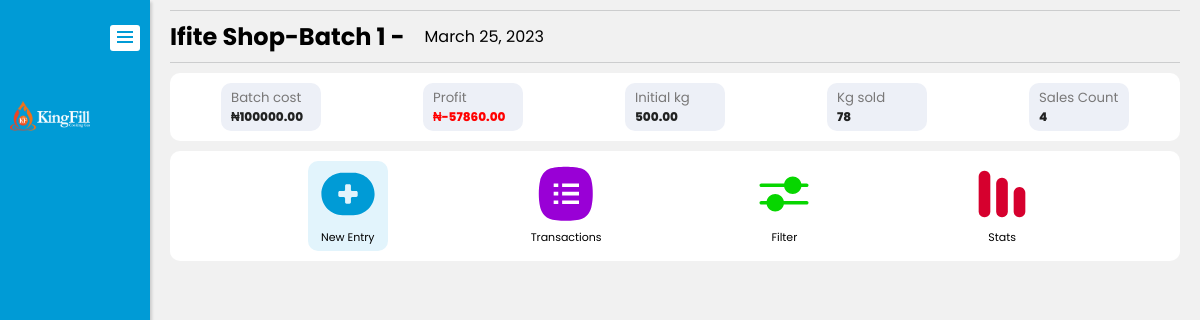
/shop/1/batch/1/sales (signed in), run on an earlier commit of the app's database.
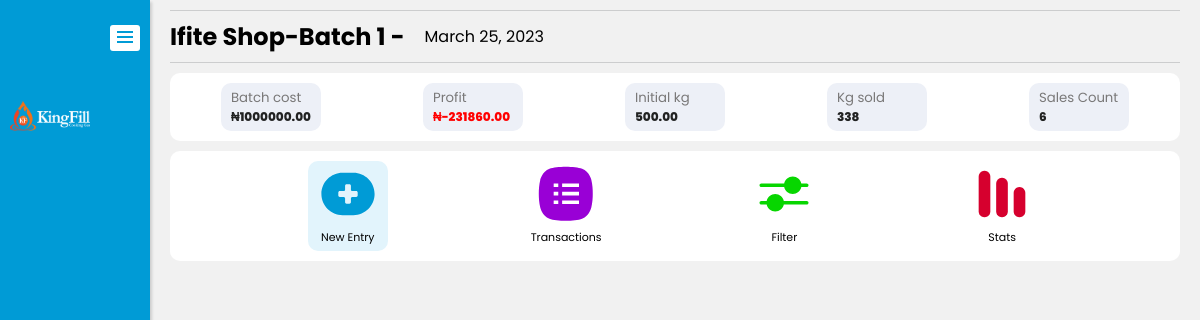
And on a later commit of the database.
### GasApp/models.py (models this page shows, shortened)
class Batch(models.Model):
    shop = models.ForeignKey(Shop, related_name='shop', on_delete=models.SET_NULL, null=True)
    batch_name = models.CharField(max_length=500, null=True, blank=True, default="Batch", unique=True)
    date_created = models.DateField(null=True, default=date.today)
    cost = models.DecimalField(null=True, max_digits=20, decimal_places=2)
    kg = models.DecimalField(null=True, max_digits=20, decimal_places=2)
    price_per_kg = models.DecimalField(null=True, blank=True, max_digits=20, decimal_places=2)
    vendor_name = models.CharField(max_length=500, null=True, blank=True)
    vendor_phone = models.CharField(max_length=500, null=True, blank=True)
    close_account = models.BooleanField(default=False)
    class Meta:
        ordering =['-date_created',]
        verbose_name_plural = "Batches"

class Shop(models.Model):
    user = models.OneToOneField(User, null=True, related_name = 'user', on_delete=models.SET_NULL)
    shop_name = models.CharField(max_length=500, null=True, blank=True, default="Shop 1", unique=True)
    date_created = models.DateField(null=True, default=date.today)
    location = models.CharField(max_length=500, null=True, blank=True)
    shop_manager = models.CharField(max_length=500, null=True, blank=True)
    manager_phone = models.CharField(max_length=500, null=True, blank=True)
    class Meta:
        ordering =['shop_name','date_created', 'id']

### GasApp/views.py (the view, shortened to what this page needs)
# urls.py: path('shop/<int:shop_id>/batch/<int:id>/sales', views.BatchSaleView.as_view(), name='batch-sales'),
class BatchSaleView(LoginRequiredMixin, ListView, FormView):
    model = Sale
    template_name = "batch_sale.html"
    paginate_by = 12
    form_class = SaleForm
    login_url = "GasApp:login"
    redirect_field_name = "redirect_to"
    def get_queryset(self):
        batch = get_object_or_404(Batch, id=self.kwargs.get('id'))
        return Sale.objects.filter(batch=batch).order_by('date').order_by('-id')
    def get(self, request, *args, **kwargs):
        self.object_list = self.get_queryset()
        context = super().get_context_data(**kwargs)
        batch = get_object_or_404(Batch, id=self.kwargs.get('id'))
        batch_sales = Sale.objects.filter(batch=batch).order_by('-date').order_by('-id')
        if batch_sales.last() == None:
            latest_date = date.today()
        else:
            latest_date = batch_sales.last().date
        latest_month = latest_date.strftime('%m')
        latest_day = latest_date.strftime('%d')
        date_request = request.GET.get('date-filter')
        if date_request == None:
            date_ = latest_date
            batch_data_date = Sale.objects.filter(batch=batch, date = date_).values()
        else:
            date_ = date_request
            batch_data_date = Sale.objects.filter(batch=batch, date = date_).values()
        batch_data_date_kg = batch_data_date.aggregate(Sum('kg'))['kg__sum']
        batch_data_date_price = batch_data_date.aggregate(Sum('price'))['price__sum']
        month_request = request.GET.get('month-filter')
        if month_request == None:
            month_ = latest_date.month
            year_ = latest_date.year
            batch_data_month = Sale.objects.filter(batch=batch, date__month = month_, date__year = year_).values()
        else:
            month_request_ = datetime.strptime(month_request, '%Y-%m')
            month_ = month_request_.month
            year_ = month_request_.year
            batch_data_month = Sale.objects.filter(batch=batch, date__month = month_, date__year = year_).values()
        batch_data_month_kg = batch_data_month.aggregate(Sum('kg'))['kg__sum']
        batch_data_month_price = batch_data_month.aggregate(Sum('price'))['price__sum']
        year_request = request.GET.get('year-filter')
        if year_request== None:
            year_real = latest_date.year
            batch_data_year = Sale.objects.filter(batch=batch, date__year = year_real).values()
        else:
            year_real = year_request
            batch_data_year = Sale.objects.filter(batch=batch, date__year = year_real).values()
        batch_data_year_kg = batch_data_year.aggregate(Sum('kg'))['kg__sum']
        batch_data_year_price = batch_data_year.aggregate(Sum('price'))['price__sum']
        if batch_sales.aggregate(Sum('price'))['price__sum'] == None:
            total_sales_price = 0
        else:
             total_sales_price = batch_sales.aggregate(Sum('price'))['price__sum']
        profit = total_sales_price - batch.cost
        if batch_sales.aggregate(Sum('kg'))['kg__sum'] == None:
            total_sales_kg = 0
        else:
            total_sales_kg = batch_sales.aggregate(Sum('kg'))['kg__sum']
        sales_count = batch_sales.count()
        context['date_'] = date_
        context['batch_data_date_kg'] = batch_data_date_kg
        context['batch_data_date_price'] = batch_data_date_price
        context['date_'] = date_
        context['latest_date'] = latest_date
        context['latest_month'] = latest_month
        context['latest_day'] = latest_day
        context['month_'] = month_
        context['year_'] = year_
        context['batch_data_month'] = batch_data_month
        context['batch_data_month_kg'] = batch_data_month_kg
        context['batch_data_month_price'] = batch_data_month_price
        context['year_real'] = year_real
        context['batch_data_year_kg'] = batch_data_year_kg
        context['batch_data_year_price'] = batch_data_year_price
        context['batch_sales'] = batch_sales
        context['batch'] = batch
        context['profit'] = profit
        context['total_sales_kg'] = total_sales_kg
        context['sales_count'] = sales_count
        return render(request, self.template_name, context)

### GasApp/models.py (called while the page is built)
    def get_absolute_url(self):
        return reverse('GasApp:sale-receipt', kwargs={'pk': self.id})

### GasApp/templates/batch_sale.html (shortened to what this page needs)
{% extends 'base.html' %}
{% if request.user.is_authenticated %}
    {% block content %}
    <section id="batch-header">
        <div class="batch-header-container">
            <div class="batch-name-date">
                <a href="{% url 'GasApp:shop-batches' batch.shop.id %}"><h1>{{batch.shop.shop_name}}-{{batch.batch_name}} - </h1></a>
                <p>{{batch.date_created}}</p>
            </div>
            <div class="batch-sale-detail">
                <div class="batch-info">
                    <h5>Batch cost</h5>
                    <p>₦{{batch.cost}}</p>
                </div>
                <div class="batch-info">
                    <h5>Profit</h5>
                    {% if profit <= 0 %}
                    <p style="color:red;">₦{{profit}}</p>
                    {% else %}
                    <p>₦{{profit}}</p>
                    {% endif %}
                </div>
                <div class="batch-info">
                    <h5>Initial kg</h5>
                    <p>{{batch.kg}}</p>
                </div>
                <div class="batch-info">
                    <h5>Kg sold</h5>
                    <p>{{total_sales_kg}}</p>
                </div>
                <div class="batch-info">
                    <h5>Sales Count</h5>
                    <p>{{sales_count}}</p>
                </div>
            </div>
        </div>
    </section>
    <section id="entry-menu">
        <div class="entry-menu-container tab">
            <div class="new-entry active tablinks" onclick="openCity(event, 'transaction-entry-form')">
                <p>New Entry</p>
            </div>
            <div class="new-entry transactions tablinks" onclick="openCity(event, 'transaction-list')">
                <p>Transactions</p>
            </div>
            <div class="new-entry filter tablinks" onclick="openCity(event, 'transaction-filter')">
                <p>Filter</p>
            </div>
            <div class="new-entry stats tablinks" onclick="openCity(event, 'transaction-stats')">
                <p>Stats</p>
            </div>
        </div>
    </section>
    {% endblock %}
{% endif %}

What changed in the data, as far as the page shows it:
changed Batch "Batch 1": cost "100000.00" → "1000000.00"
Also different on the page:
{{ profit }}: "-57860.00" → "-231860.00"
{{ total_sales_kg }}: "78" → "338"
{{ sales_count }}: "4" → "6"
